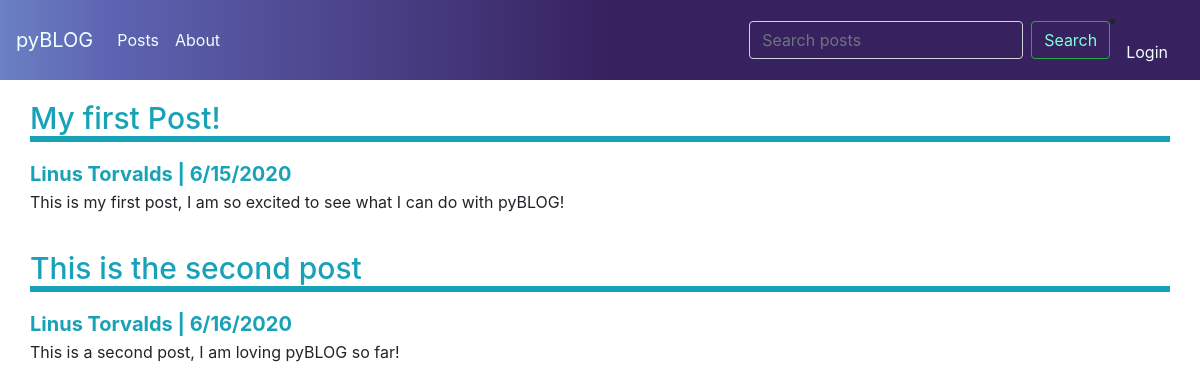
/posts, run on an earlier commit of the app's database.
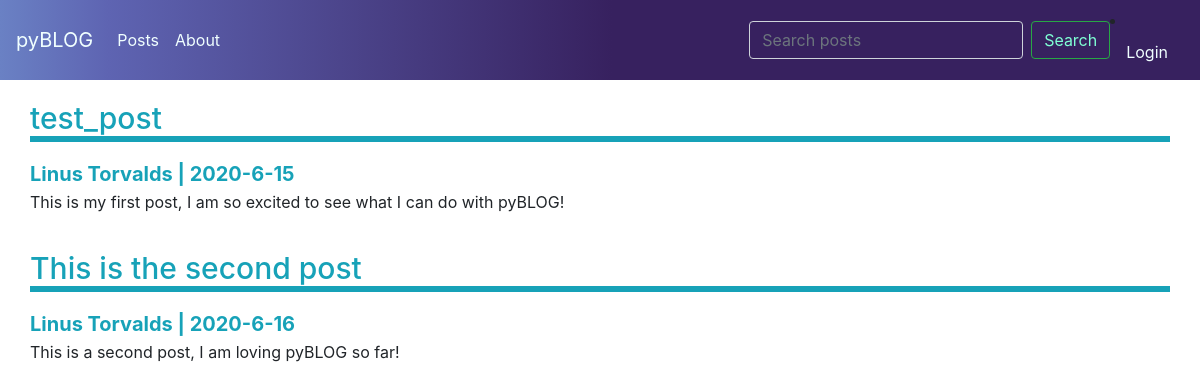
And on a later commit of the database.
### tables this page shows
CREATE TABLE "Posts" (
            "post_title"  TEXT NOT NULL,
            "post_author" TEXT,
            "post_date"  TEXT,
            "post_content"  TEXT,
            PRIMARY KEY ("post_title")
            );

### app.py (the view, shortened to what this page needs)
@app.route('/posts', methods=['GET','POST'])
def posts():
    try:
        username = session['username']
    except:
        username = None
    posts = get_all_post_contents()
    return render_template('posts.html', posts=posts, username=username)

### db.py (called while the page is built)
def get_all_post_contents():
    db_path = 'db_folder/database.db'
    conn = sql.connect(db_path)
    c = conn.cursor()
    try:
        c.execute("SELECT post_title, post_author, post_date, post_content FROM Posts")
    except:
        return False
    try:
        return c.fetchall()
    except:
        conn.close()
        return False

### templates/posts.html (shortened to what this page needs)
{% extends "layout.html" %}
{% block content %}
<body>
    {% for post in posts %}
    <div class="container h-100">
        <div class="row h-100 justify-content-center align-items-center">
            <div class="post">
                <h1>{{ post[0] }}</h1>
                <h2>{{ post[1] }} | {{ post[2] }}</h2>
                <p>{{ post[3] }}</p>
            </div>
        </div>
    </div>
    {% endfor %}
</body>
{% endblock %}

### templates/layout.html (shortened to what this page needs)
<!DOCTYPE html>
<html lang="en">
<head>
    {% block head %}
    <link rel="stylesheet" href="style.css">
    <link rel="stylesheet" href="https://stackpath.bootstrapcdn.com/bootstrap/4.5.0/css/bootstrap.min.css"
>
    {% endblock %}
</head>
<nav class="navbar navbar-expand-lg navbar-light" style="background: rgb(106,129,196);
background: linear-gradient(90deg, rgba(106,129,196,1) 0%, rgba(94,100,178,1) 9%, rgba(55,33,95,1) 51%);">
    <div class="collapse navbar-collapse" id="navbarToggler">
        <a class="navbar-brand" style="color: azure;" href="{{ url_for('main') }}">pyBLOG</a>
        <ul class="navbar-nav mr-auto mt-2 mt-lg-0">
            <li class="nav-item">
                <a class="nav-link" style="color: azure;" href="{{ url_for('posts') }}">Posts</a>
            </li>
            <li class="nav-item">
                <a class="nav-link" style="color: azure;" href="{{ url_for('about') }}">About</a>
            </li>
        </ul>
        <form method="post" class="md-form active-pink active-pink-2 mb-3 mt-0 form-inline my-2 my-lg-0">
            <input value="{{ request.form.search }}" style="background: rgba(55,33,95,1); color: azure;"
                class="form-control mr-sm-2" type="search" name="search" placeholder="Search posts" aria-label="Search">
            <button style="color: aquamarine; background: transparent;" class="btn btn-outline-success my-2 my-sm-0"
                type="submit">Search</button>
        </form>
        {% if username not in session['username'] %}
        <li class="nav-item">
            <a class="nav-link" style="color: azure;" href="{{ url_for('login') }}">Login</a>
        </li>
        {% endif %}
    </div>
</nav>
{% block content %}{% endblock%}
</html>

### static/style.css (style rules this page uses)
html { font-family: 'Rokkitt', serif; }
.post { border-collapse: collapse; width: 1600px; margin: 0 auto; }
.post h1 { font-size: 30px; margin-top: 20px; border-bottom: 6px solid #17a2b8; margin-bottom: 20px; color: #17a2b8; }
.post h2 { font-size: 20px; margin-top: 0px; margin-bottom: 4px; padding: 0px 0; color: #17a2b8; font-weight: bold; }
.align-items-center { -ms-flex-align: center!important; align-items: center!important; }

What changed in the data, as far as the page shows it:
removed Posts: post_title "My first Post!", post_author "Linus Torvalds", post_date "6/15/2020", post_content "This is my first post, I am so excited to see what I can do with pyBLOG!"
added Posts: post_title "test_post", post_author "Linus Torvalds", post_date "2020-6-15", post_content "This is my first post, I am so excited to see what I can do with pyBLOG!"
changed Posts "This is the second post": post_date "6/16/2020" → "2020-6-16"
